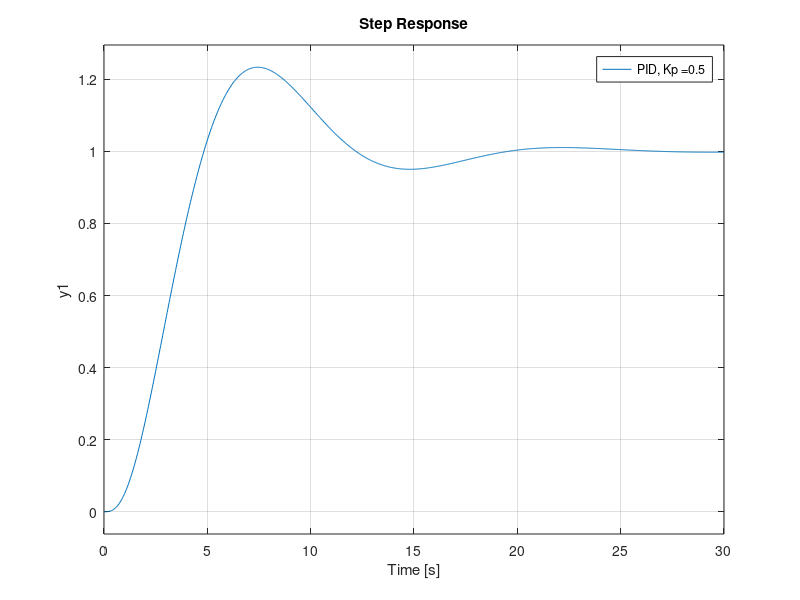
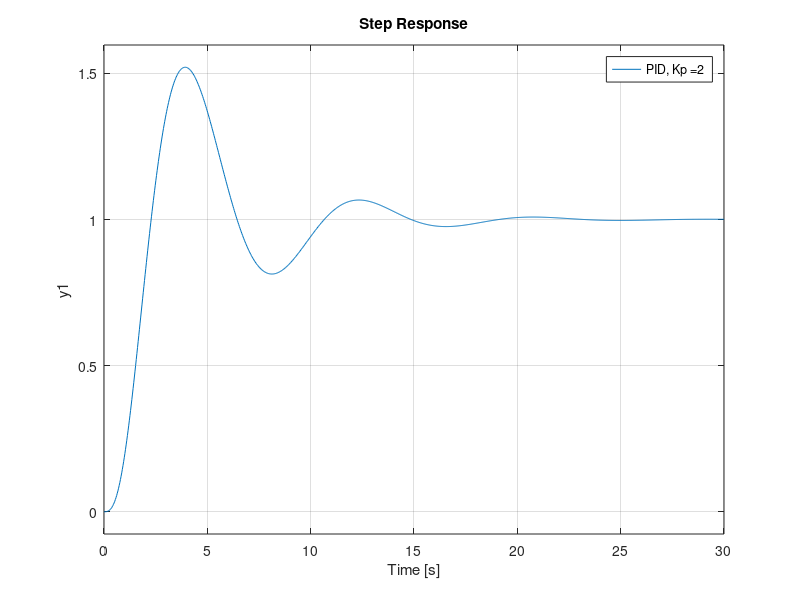

The MATLAB script that drew these images, in order:
clc;
clear;
close all;

s = tf('s');
Gp = 1 / ((s+1)^3);

%{
figure;
hold on;
Kp = [0.1:0.1:1];
Legend = cell(length(Kp));
for i = 1:length(Kp)
    H = feedback(Kp(i)*Gp, 1);
    step(H);
    Legend{i} = strcat('Kp = ', num2str(Kp(i)));
end
Legend = Legend(~cellfun('isempty', Legend));
legend(Legend);
%}

% increse in Kp -> decrease in e_ss
% closed loop response has e_ss because open loop does not have an
% integrator
Kp = 1;

%{
figure;
hold on;
Ti = [0.7:0.1:1.5];
t = 0:0.1:20;
Legend = cell(length(Ti));
for i = 1:length(Ti)
    Gc = Kp * (1 + 1/Ti(i)/s);
    H = feedback(Gc*Gp, 1);
    step(H, t);
    Legend{i} = strcat('Ti = ', num2str(Ti(i)));
end
Legend = Legend(~cellfun('isempty', Legend));
legend(Legend);
%}

% increse in Ti -> decrease in overshoot
% closed loop response has zero e_ss because open loop has an integrator
Ti = 1;

%{
figure;
hold on;
Td = [0.1:0.2:2];
t = 0:0.1:20;
Legend = cell(length(Td));
for i = 1:length(Td)
    Gc = Kp * (1 + 1/Ti/s + Td(i)*s);
    H = feedback(Gc*Gp, 1);
    step(H, t);
    Legend{i} = strcat('Td = ', num2str(Td(i)));
end
Legend = Legend(~cellfun('isempty', Legend));
legend(Legend);
%}

% increse in Td -> decrease in oscillations
Td = 1;

%{
figure;
Gc = Kp * (1 + 1/Ti/s + Td*s);
step(feedback(Gc*Gp, 1));
hold on;
N = [100, 1000, 10000, 1:10];
t = 0:0.1:10;
Legend = cell(1+length(N));
Legend{1} = 'Without filter';
for i = 1:length(N)
    Gc = Kp * (1 + 1/Ti/s + Td*s/(1+Td*s/N(i)));
    H = feedback(Gc*Gp, 1);
    step(H, t);
    Legend{i+1} = strcat('N = ', num2str(N(i)));
end
Legend = Legend(~cellfun('isempty', Legend));
legend(Legend);
%}

% for N>=10, response is almost the same
N = 10;

%{
Gc = Kp * (1 + 1/Ti/s + Td*s/(1+Td*s/N));   % Normal PID

% Scheme 1
Gc1 = Kp * (1 + 1/Ti/s);  
Gd = (Td*s) / (1+Td*s/N);
H = 1 + Gd / Gc1;

figure;
step(feedback(Gc*Gp, 1));
hold on;
step(feedback(Gc1*Gp, H));
legend('PID', 'PI-D');
grid on;

% Overshoot: PI-D > PID
% PI-D starts with a smaller slope (smaller acceleration) compared to PID
% t_s: PI-D almost equal to PID

% Scheme 2
Gc = Kp * (1 + 1/Ti/s + Td*s/(1+Td*s/N));   % Normal PID
Gc2 = (1 + 1/Ti/s);
Gd = (Td*s) / (1+Td*s/N);
H = 1 + Gd / Gc2;

figure;
step(feedback(Gc*Gp, 1));
hold on;
step(feedback(Gc2*Kp*Gp, H));
legend('PID', 'PI-D');
grid on;
% Overshoot: PI-D > PID
% PI-D starts with a smaller slope (smaller acceleration) compared to PID
% t_s: PI-D almost equal to PID
%}

% for Kp = 1, two schemes show the same response

% Scheme 1 vs Scheme 2
Kp = 0.5;

Gc = Kp * (1 + 1/Ti/s + Td*s/(1+Td*s/N));

Gpi1 = Kp * (1 + 1/Ti/s);
Gd1 = (Td*s) / (1+Td*s/N);
H1 = 1 + Gd1 / Gpi1;

Gpi2 = (1 + 1/Ti/s);
Gd2 = (Td*s) / (1+Td*s/N);
H2 = 1 + Gd2 / Gpi2;

figure;
hold on;
step(feedback(Gc*Gp, 1));
step(feedback(Gpi1*Gp, H1));
step(feedback(Gpi2*Kp*Gp, H2));
Legend = cell(3);    
Legend{1} = strcat('PID, Kp = ', num2str(Kp));
Legend{2} = strcat('PI-D (1), Kp = ', num2str(Kp));
Legend{3} = strcat('PI-D (2), Kp = ', num2str(Kp));
Legend = Legend(~cellfun('isempty', Legend));
legend(Legend);

% Scheme 1 vs Scheme 2
Kp = 2;

Gc = Kp * (1 + 1/Ti/s + Td*s/(1+Td*s/N));

Gpi1 = Kp * (1 + 1/Ti/s);
Gd1 = (Td*s) / (1+Td*s/N);
H1 = 1 + Gd1 / Gpi1;

Gpi2 = (1 + 1/Ti/s);
Gd2 = (Td*s) / (1+Td*s/N);
H2 = 1 + Gd2 / Gpi2;

figure;
hold on;
step(feedback(Gc*Gp, 1));
step(feedback(Gpi1*Gp, H1));
step(feedback(Gpi2*Kp*Gp, H2));
Legend = cell(3);    
Legend{1} = strcat('PID, Kp = ', num2str(Kp));
Legend{2} = strcat('PI-D (1), Kp = ', num2str(Kp));
Legend{3} = strcat('PI-D (2), Kp = ', num2str(Kp));
Legend = Legend(~cellfun('isempty', Legend));
legend(Legend);

% Overshoor: Scheme2 < Scheme1
% t_s: Scheme2 < Scheme1
%}